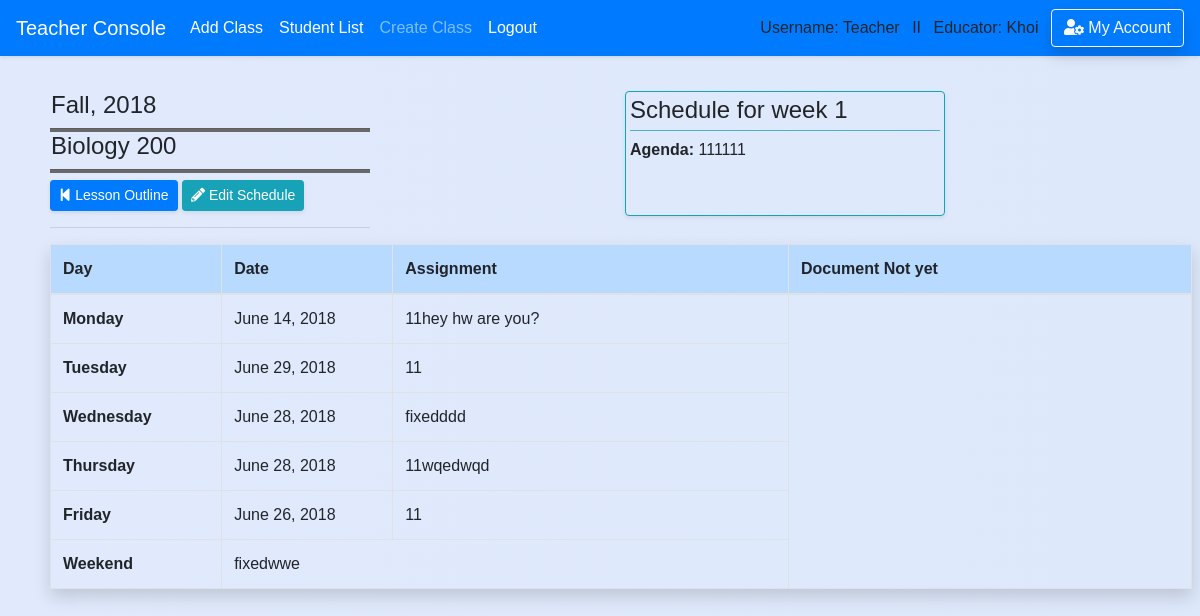
Before: /teacher/lesson_plan/weekly_lesson_plan/1 (signed in) with the older database file.
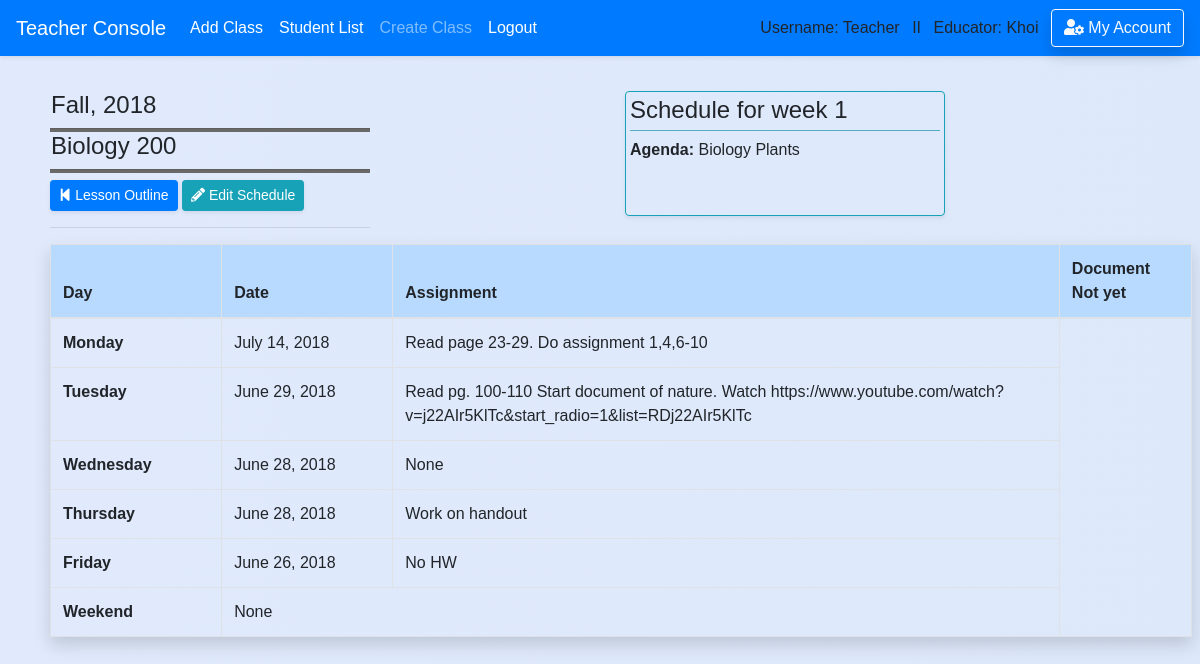
After: the same page with the newer database file.
### school_app/models.py (models this page shows, shortened)
class Lesson_plan(models.Model):
    course_title = models.CharField(max_length=50,default='')
    teacher_idx = models.CharField(max_length=10,default='')
    week_number = models.CharField(max_length=10,default='')
    agenda = models.CharField(max_length=450,default='Agenda Goes Here')
    monday_date = models.DateField(blank=True, null=True)
    tuesday_date = models.DateField(blank=True, null=True)
    wednesday_date = models.DateField(blank=True, null=True)
    thursday_date = models.DateField(blank=True, null=True)
    friday_date= models.DateField(blank=True, null=True)
    monday_plan = models.CharField(max_length=400,default='a')
    tuesday_plan= models.CharField(max_length=400,default='s')
    wednesday_plan= models.CharField(max_length=400,default='d')
    thursday_plan= models.CharField(max_length=400,default='f')
    friday_plan= models.CharField(max_length=400,default='g')
    weekend_plan = models.CharField(max_length=300,default='h')
    teacher = models.ForeignKey('Teacher',blank=True, null=True, on_delete = models.SET_NULL)
    course = models.ForeignKey('Course',blank=True, null=True, on_delete = models.SET_NULL)
    last_modifield = models.DateTimeField(auto_now=True, blank=True,null=True,)
    create_date = models.DateField(auto_now_add=True, blank=True,null=True,)

### school_app/views_logged.py (the view)
# urls.py: path('teacher/lesson_plan/weekly_lesson_plan/<int:lesson_plan_id>',views_logged.weekly_lesson_plan, name='weekly_lesson_plan'),
@require_http_methods(["GET"])
def weekly_lesson_plan(request,lesson_plan_id=None): #view individual plan by id
    if is_login(request) == False:
        return redirect('/login')
    if is_login(request) == True:
        if request.user.profile.is_teacher == False:
            messages.warning(request, "You don't have Instructor's Privilege!")
            return redirect('/')
        lesson_plan = Lesson_plan.objects.filter(id=lesson_plan_id).first()
        course = lesson_plan.course
        return render(request,'teacher/lesson_plan/view_individual_lesson_plan.html',
        {'course':course,'lesson_plan':lesson_plan})

### school_app/views_functions.py (called while the page is built)
def is_login(request):
    if not request.user.is_authenticated:
        messages.warning(request, "Please Login or Create an Account.")
        return False
    return True

### school_app/templates/teacher/lesson_plan/view_individual_lesson_plan.html (shortened to what this page needs)
{% extends 'base.html' %}
{% block content %}
<div class='content' >
  <div class="container-fuild form-row" style="width:100%">
    <div class="col-md-6">
        <div style="width: 320px">
        <h4 style='padding-left: 1px'>{{ course.semester }}, {{ course.year }}</h4>
        <hr class='hr-line'/>
        <h4 style='padding-left: 1px'>{{course.course_title}}</h4>
        <hr class='hr-line'/>
        <a href='{% url "view_lesson_plan" course_id=course.id %}' class="btn btn-sm btn-primary shadow-sm" ><i class="fas fa-step-backward"></i> Lesson Outline</a>
        <a href='{% url "edit_lesson_plan" lesson_plan_id=lesson_plan.id %}' class="btn btn-info btn-sm shadow-sm" role="button"><i class="fas fa-pencil-alt"></i> Edit Schedule</a>
        <hr/>
    </div></div>
    <div class="col-md-6 mb-3">
        <div class="rounded border border-info shadow-sm" style="width: 320px">
        <div class="mr-1 mt-1 ml-1">
        <h4> Schedule for week {{ lesson_plan.week_number }}</h4>
        <hr style='margin-top:-3px; background-color: #5bc0de;' />
        <h6 style='margin-top:-7px'><strong>Agenda:</strong> {{ lesson_plan.agenda }}</h6><br><br>
    </div></div></div>
  </div>
        <div class='mr-2'>
          <table class="table table-hover table-bordered  shadow">
            <thead class='table-primary'>
            <tr>
              <th scope="col" style="width: 15%">Day</th>
              <th scope="col" style="width: 15%">Date</th>
              <th scope="col">Assignment</th>
              <th scope="col">Document Not yet</th>
            </tr>
            </thead>
            <tbody>
            <tr>
              <th scope="row">Monday</th>
              <td>{{ lesson_plan.monday_date }}</td>
              <td>{{ lesson_plan.monday_plan }}</td>
            </tr>
            <tr>
              <th scope="row">Tuesday</th>
              <td>{{ lesson_plan.tuesday_date }}</td>
              <td>{{ lesson_plan.tuesday_plan}}</td>
            </tr>
            <tr>
              <th scope="row">Wednesday</th>
              <td>{{ lesson_plan.wednesday_date }}</td>
              <td>{{ lesson_plan.wednesday_plan}}</td>
            </tr>
              <th scope="row">Thursday</th>
              <td>{{ lesson_plan.thursday_date }}</td>
              <td>{{ lesson_plan.thursday_plan}}</td>
            <tr>
              <th scope="row">Friday</th>
              <td>{{ lesson_plan.friday_date }}</td>
              <td>{{ lesson_plan.friday_plan}}</td>
            </tr>
            <tr>
              <th scope="row">Weekend</th>
              <td colspan="2">{{ lesson_plan.weekend_plan }}</td>
            </tr>
            </tbody>
          </table></div>
        <br>
</div></div>
{% endblock %}

Changed rows visible on the page:
changed Lesson_plan: agenda "111111" → "Biology Plants"; monday_date "June 14, 2018" → "July 14, 2018"; monday_plan "11hey hw are you?" → "Read page 23-29. Do assignment 1,4,6-10"; tuesday_plan "11" → "Read pg. 100-110 Start document of nature. Watch https://www.youtube.com/watch?v=j22AIr5KlTc&start_radio=1&list=RDj22AIr5KlTc"; wednesday_plan "fixedddd" → "None"; thursday_plan "11wqedwqd" → "Work on handout"; friday_plan "11" → "No HW"; weekend_plan "fixedwwe" → "None"
